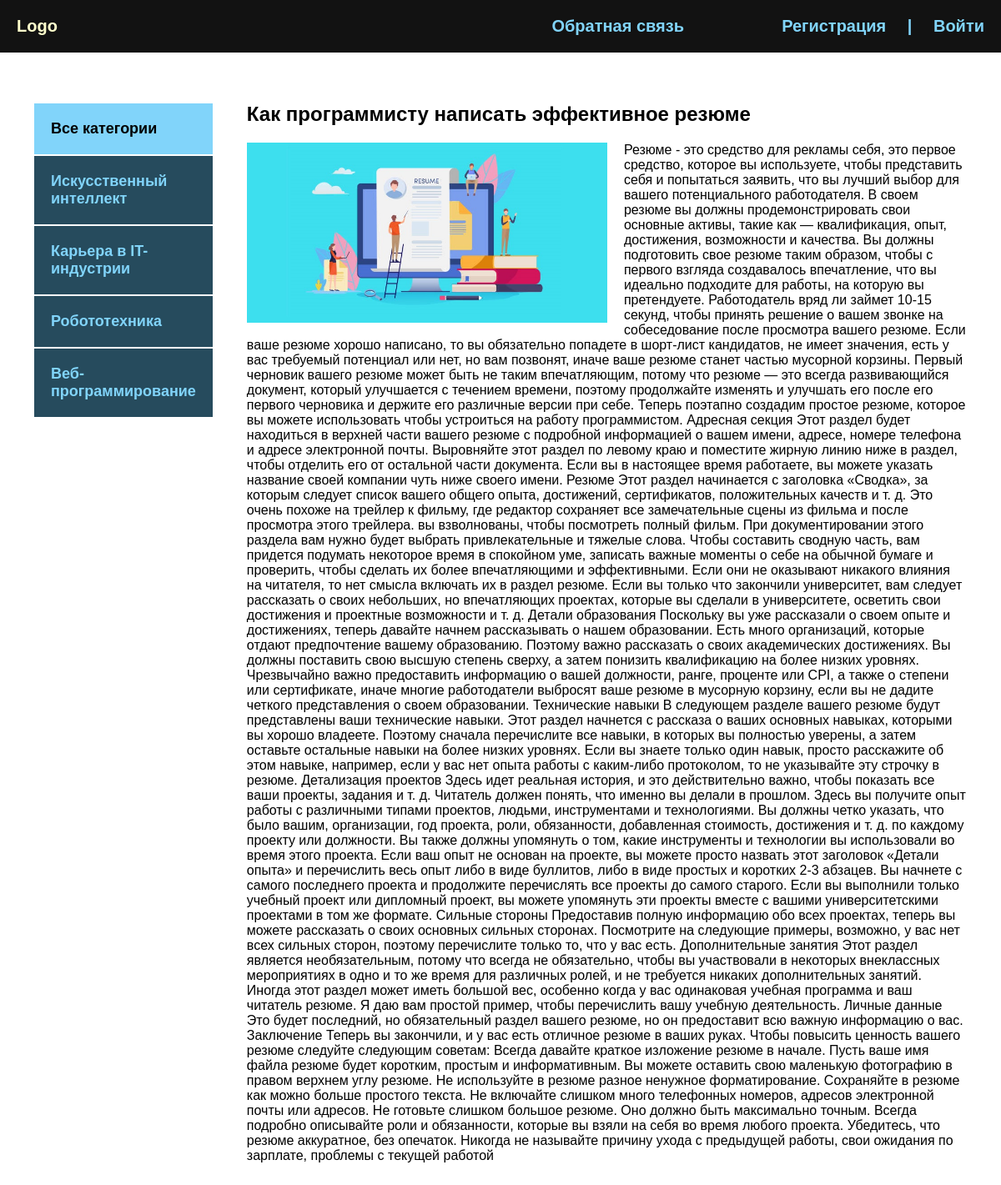
The page /post/kak-programmistu-napisat-effektivnoe-rezyume on the database its author committed.
### blog/models.py (models this page shows, shortened)
class Category(models.Model):
    name = models.CharField(max_length=100, verbose_name="Категория")
    slug = models.SlugField(max_length=100, unique=True, verbose_name="URL")
    class Meta:
        verbose_name = 'Категория'
        verbose_name_plural = 'Категорию'
    def get_absolute_url(self):
        return reverse('category', kwargs={'cat_slug': self.slug})

class Blog(models.Model):
    title = models.CharField(max_length=255, verbose_name="Название")
    slug = models.SlugField(max_length=255, unique=True, verbose_name="URL")
    content = models.TextField(blank=True, verbose_name="Контент")
    photo = models.ImageField(upload_to="photos/%Y/%m/%d/", blank=True, verbose_name="Фото")
    time_created = models.DateTimeField(auto_now_add=True, verbose_name="Дата публикации")
    time_update = models.DateTimeField(auto_now=True, verbose_name="Дата обновления")
    is_published = models.BooleanField(default=True, verbose_name="Опубликовано")
    cat = models.ForeignKey('Category', on_delete=models.PROTECT, verbose_name="Категория")
    def __str__(self):
        return self.title
    class Meta:
        verbose_name = 'Новость'
        verbose_name_plural = 'Новости'
        ordering = ['-time_created']

### blog/views.py (the view)
# urls.py: path('post/<slug:post_slug>', ShowPost.as_view(), name='post'),
class ShowPost(DataMixin, DetailView):
    model = Blog
    template_name = 'blog/post.html'
    context_object_name = 'post'
    slug_url_kwarg = 'post_slug'
    def get_context_data(self, *, object_list=None, **kwargs):
        context = super().get_context_data(**kwargs)
        c_def = self.get_user_context(title=context['post'])
        return dict(list(context.items()) + list(c_def.items()))

### blog/utils.py (called while the page is built)
    def get_user_context(self, **kwargs):
        context = kwargs
        cats = Category.objects.annotate(Count('blog'))
        user_menu = menu.copy()
        if not self.request.user.is_authenticated:
            user_menu.pop(0)
        context['menu'] = user_menu
        context['cats'] = cats
        if 'cats_selected' not in context:
            context['cat_selected'] = 0
        return context

### blog/templates/blog/post.html
{% extends 'blog/base.html' %}
{% block content %}
<div class="post">
    <h2>{{ post.title }}</h2>
    {% if post.photo %}
    <img class="image" src="{{ post.photo.url }}" alt="">
    {% endif %}
    {{ post.content|safe }}
</div>
{% endblock %}

### blog/templates/blog/base.html (shortened to what this page needs)
<!DOCTYPE html>
{% load static %}
{% load blog_tags %}
<html lang="en">
<head>
    <link rel="stylesheet" href="{% static 'css/style.css' %}">
</head>
<body>
<div class="header">
    <div class="wrap">
        <ul class="mainmenu">
            <li class="logo"><a href="{% url 'index' %}">Logo</a></li>
            {% for m in menu %}
            <li class="last"><a href="{% url m.url_name %}">{{ m.title }}</a></li>
            {% endfor %}
            {% if request.user.is_authenticated %}
            <li class="last">{{ user.username }} | <a href="{% url 'logout' %}">Выйти</a></li>
            {% else %}
            <li class="last"><a href="{% url 'register' %}">Регистрация</a> | <a href="{% url 'login' %}">Войти</a></li>
            {% endif %}
        </ul>
    </div>
</div>
<div class="content">
    <div class="wrap">
        <div class="sidebar">
             <ul>
                 {% if cat_selected == 0 %}
                 <li class="selected">Все категории</li>
                 {% else %}
                 <li><a href="{% url 'index' %}">Все категории</a></li>
                 {% endif %}
                 {% for c in cats %}
                 {% if c.blog__count > 0 %}
                 {% if c.pk == cat_selected %}
                 <li class="selected">{{ c.name }}</li>
                {% else %}
                <li><a href="{{ c.get_absolute_url }}">{{ c.name }}</a></li>
                {% endif %}
                {% endif %}
                {% endfor %}
             </ul>
        </div>
        <div class="main">
            {% block content %}
            {% endblock %}
        </div>
    </div>
</div>
</body>
</html>

### blog/static/css/style.css (style rules this page uses)
body { margin: 0; padding: 0; background: #264b5d; font-family: Verdana, sans-serif; }
.wrap { max-width: 1200px; margin: 0 auto; }
.content .wrap { background: #FFF; padding: 40px; box-sizing: border-box; display: flex; }
ul { list-style: none; margin: 0; padding: 0; }
a { color: #81d4fa; text-decoration: none; padding: 20px; }
.header { background: #121212; }
.mainmenu { display: flex; font-size: 20px; font-weight: bold; padding: 20px 0; align-items: center; justify-content: space-between; }
.logo { flex-basis: 40%; }
.last { flex-basis: 30%; text-align: right; color: #81d4fa; }
.sidebar { width: 320px; margin-right: 40px; margin-top: 20px; }
.sidebar a { padding: 20px; display: block; border: 1px solid #FFF; background: #264b5d; font-weight: bold; font-size: 18px; }
.selected { font-size: 18px; padding: 20px; border: 1px solid #FFF; background: #81d4fa; font-weight: bold; }
.image { float: left; margin-right: 20px; max-width: 50%; }
.last a { display: inline; }

### rows shown on the page
Category: name "Искусственный интеллект"
Category: name "Карьера в IT-индустрии"
Category: name "Робототехника"
Category: name "Веб-программирование"
Blog: title "Как программисту написать эффективное резюме", photo (picture), content "Резюме - это средство для рекламы себя, это первое средство, которое вы используете, чтобы представить себя и попытаться заявить, что вы лучший выбор для вашего потенциального работодателя. В своем резюме вы должны продемонстрировать свои основные активы, такие как — квалификация, опыт, достижения, возможности и качества. Вы должны подготовить свое резюме таким образом, чтобы с первого взгляда создавалось впечатление, что вы идеально подходите для работы, на которую вы претендуете. Работодатель вряд ли займет 10-15 секунд, чтобы принять решение о вашем звонке на собеседование после просмотра вашего резюме. Если ваше резюме хорошо написано, то вы обязательно попадете в шорт-лист кандидатов,…"

### other values the page prints
{{ m.title }} "Обратная связь"
